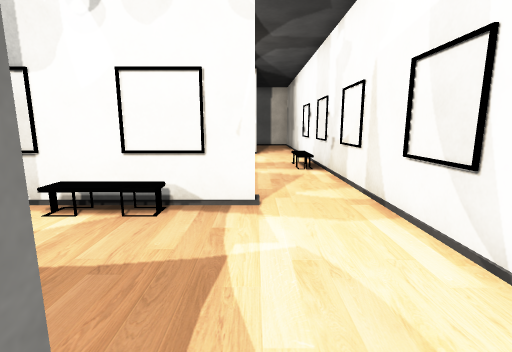
view 1 (above)

15 first-person views from a walk through a 3-D level made in the Unity game engine. The camera is 1.5 m above the floor, tilts 10° down and sees 85° across. The floor is counted in squares, 1 m on a side. Each view is taken from the middle of a square. On the plan, view 1 faces up. The plan holds only what a view shows up to about 14 squares ahead; the rest is blank. The place goes on beyond the plan. The player is left out. Some surface patterns are stand-ins.

view 2
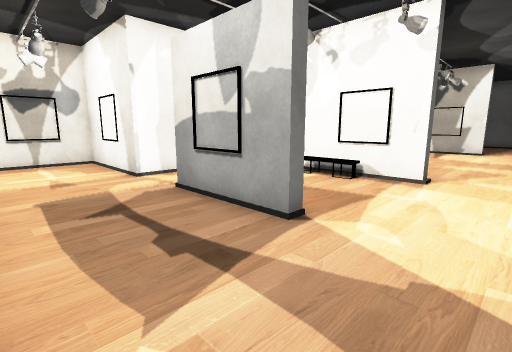

view 3
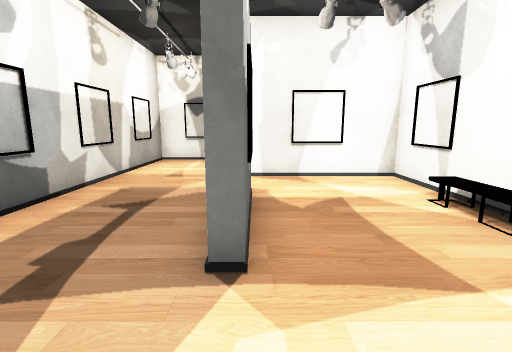

view 4
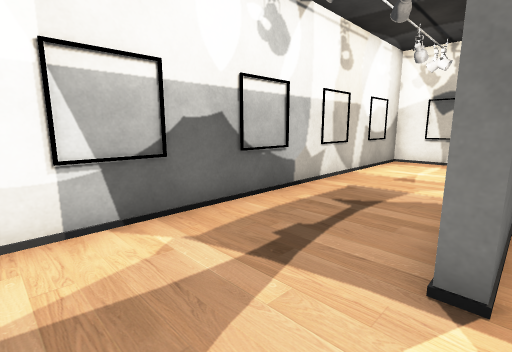

view 5
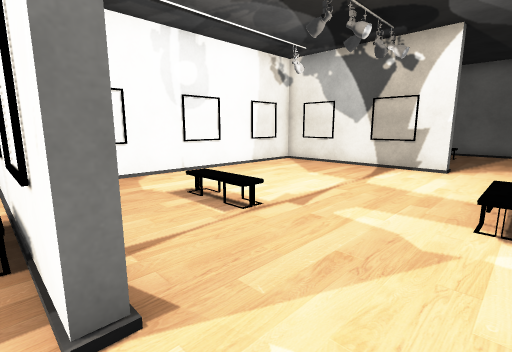

view 6
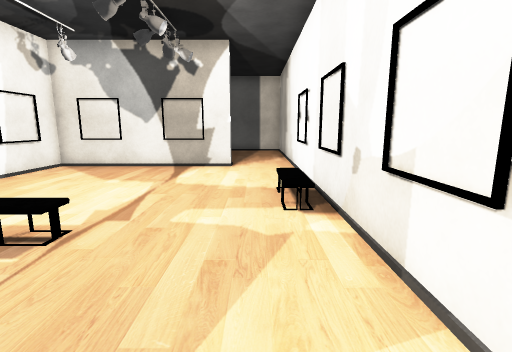

view 7
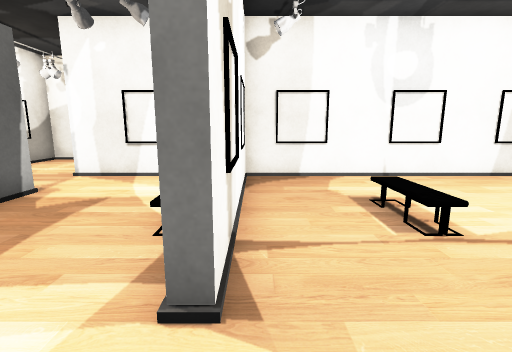

view 8
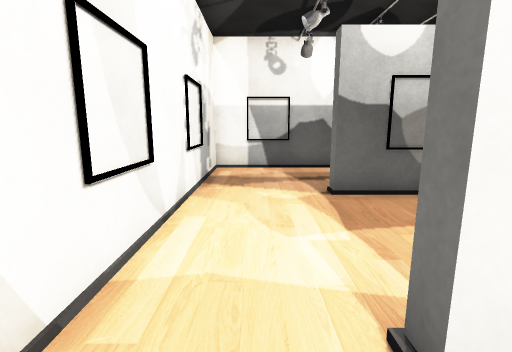

view 9
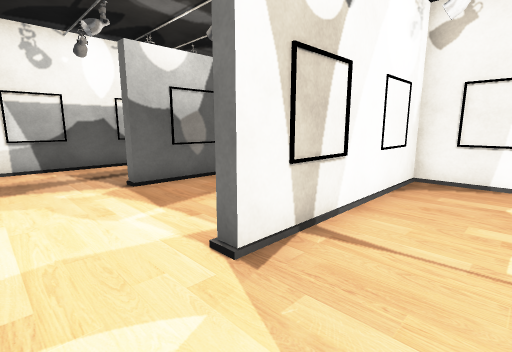

view 10
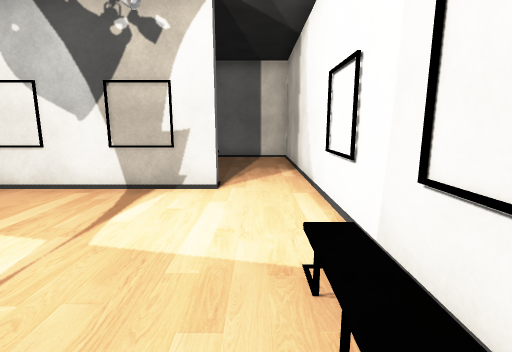

view 11
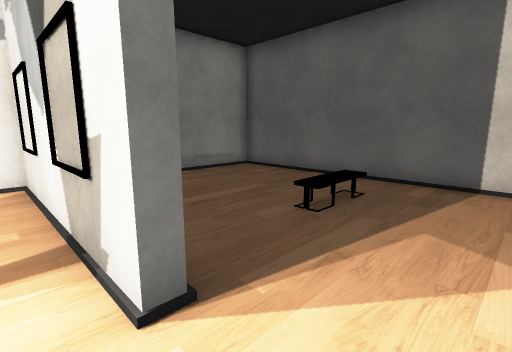

view 12
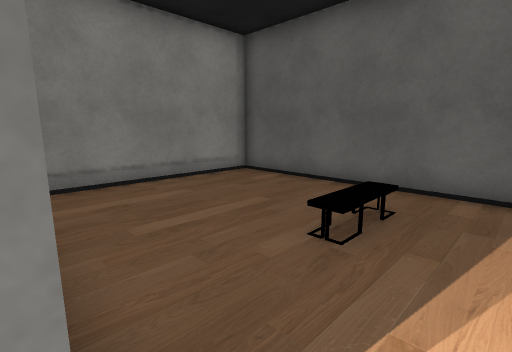

view 13
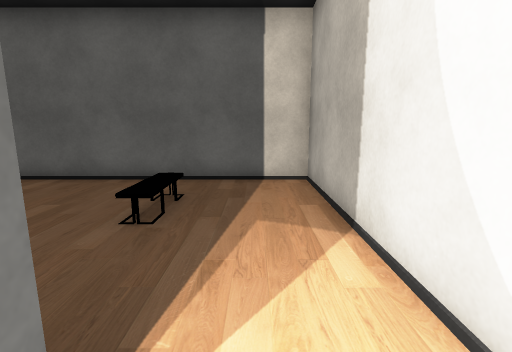

view 14
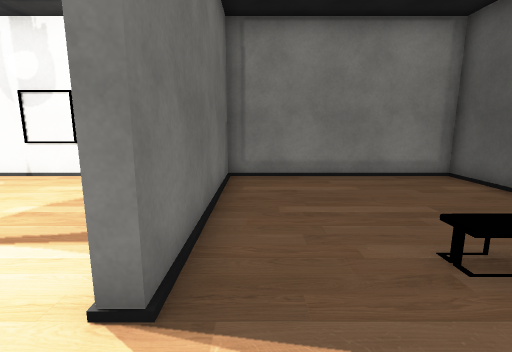

view 15
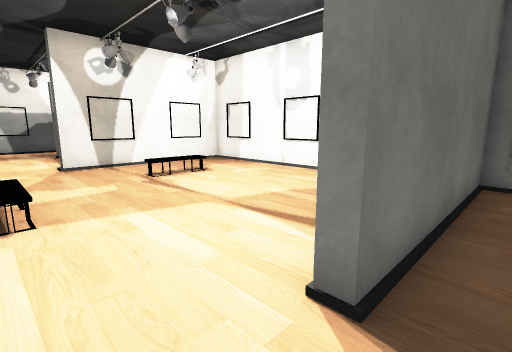

### Floor plan
Points are (right, up) in squares from view 1. A wall is a line through its corners. A room is listed if a view was taken in it or the views show most of it. See-through windows are left out.
Room 1 (views 1, 2, 3, 4, 5, 6, 7)
walls: (-4.4, 0.9) (-0.7, 0.9) (-0.7, 0.5) (-4.4, 0.5); (0, 5.7) (0, 5.3) (-6.5, 5.3) (-6.5, 0.5) (-11, 0.5) (-11, -3.4) (2.5, -3.4) (2.5, 6.6)
ways out: opening at (1.5, 5.5) to room 2
Room 2 (views 8, 9, 10, 11, 13)
walls: (0, 15.7) (-6.5, 15.7) (-6.5, 5.7) (0, 5.7); (2.5, 6.6) (2.5, 15.5)
ways out: opening at (1.5, 5.5) to room 1; opening at (1.5, 16) to room 3
Room 3 (views 12, 14, 15)
walls: (2.5, 15.5) (2.5, 23) (-6.5, 23) (-6.5, 16.1) (0, 16.1) (0, 15.7)
ways out: opening at (1.5, 16) to room 2

Where each view was taken, in squares from view 1:
view 1: 0 up, 0 right, facing up
view 2: 3 down, 2 right, facing up-left
view 3: 1 up, 2 right, facing left
view 4: 1 up, 2 right, facing down-left
view 5: 5 up, 2 right, facing up-left
view 6: 5 up, 1 right, facing up
view 7: 6 up, 2 right, facing left
view 8: 7 up, 1 right, facing down
view 9: 8 up, 2 right, facing down-left
view 10: 9 up, 1 right, facing up
view 11: 15 up, 2 right, facing up-left
view 12: 16 up, 1 right, facing up-left
view 13: 15 up, 1 right, facing up
view 14: 17 up, 2 right, facing left
view 15: 17 up, 2 right, facing down-left
